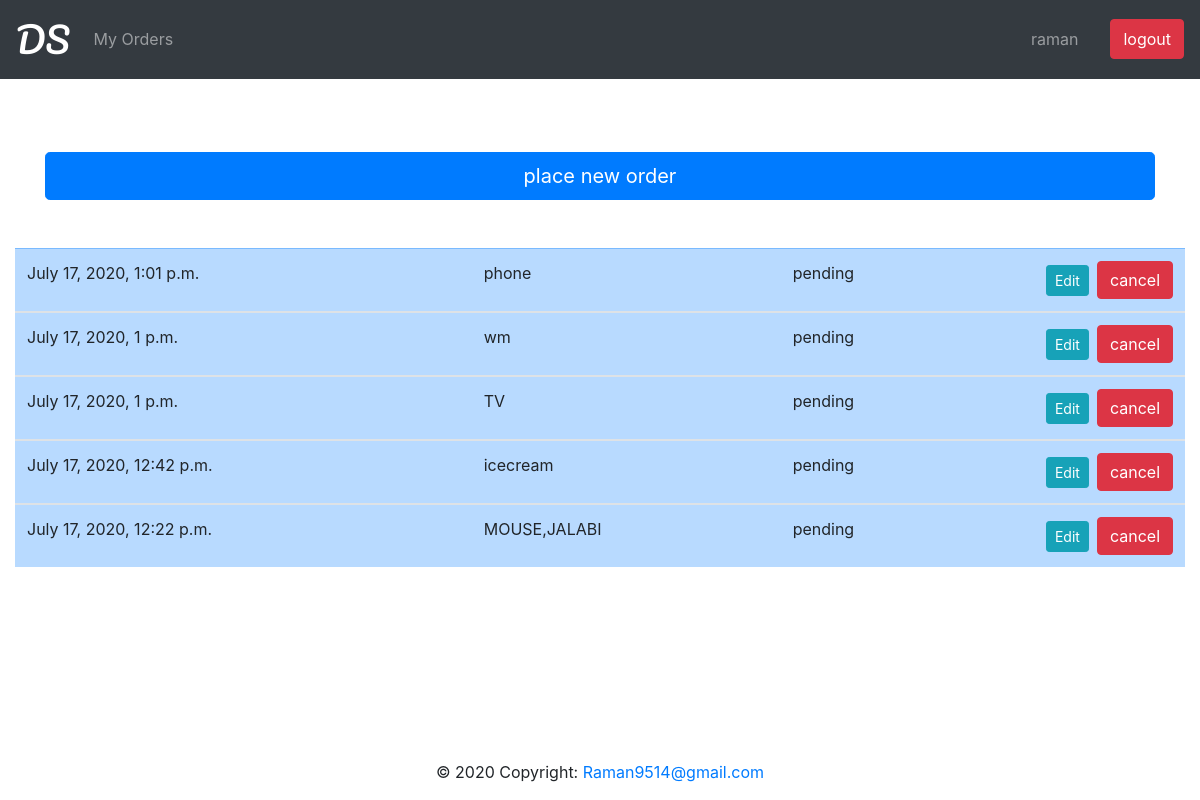
The app's page /order/myorder (signed in), older data.
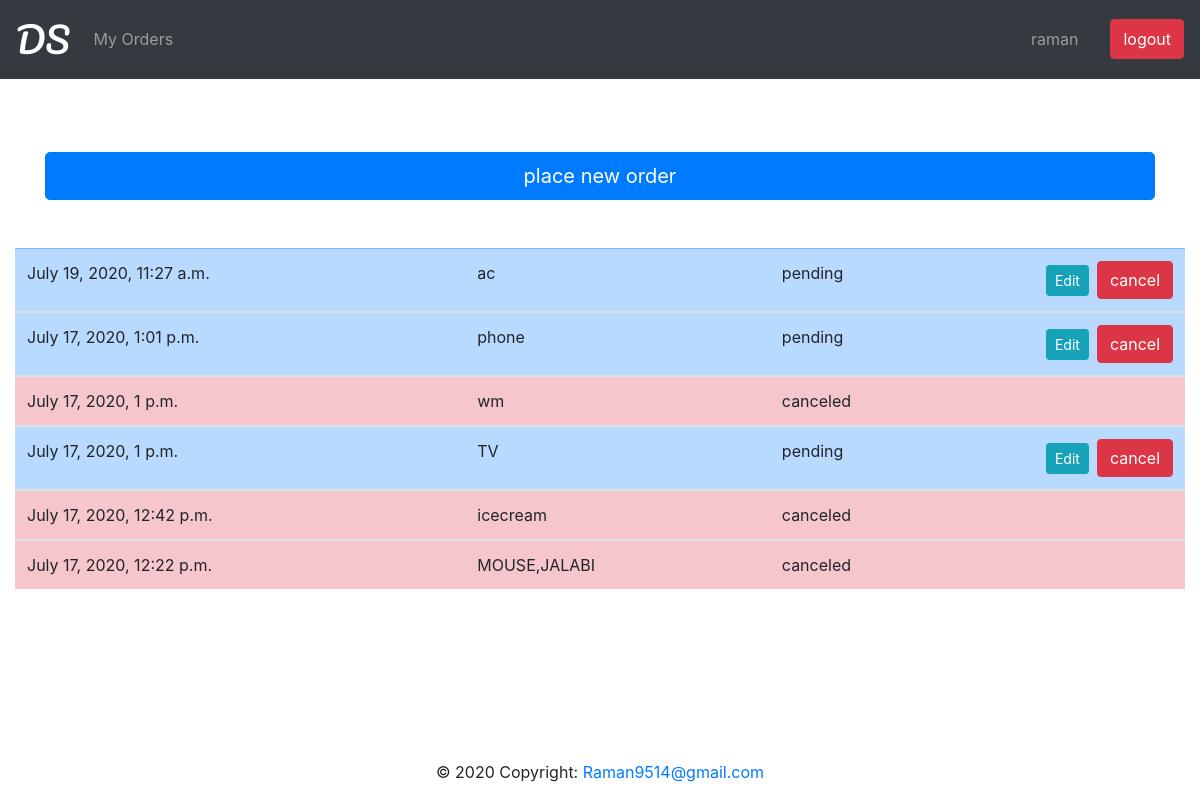
The same page, newer data.
### order/models.py (models this page shows)
class Order(models.Model):
    user_id= models.ForeignKey(User,on_delete=models.CASCADE)
    u_name = models.CharField(max_length=50)
    u_phone_no = models.CharField(max_length=10)
    u_delivery_address = models.CharField(max_length=350)
    u_pincode=models.CharField(max_length=6)
    u_delivery_note = models.CharField(max_length=300 , blank=True)
    product_list = models.CharField(max_length=350)
    shop_address = models.CharField(max_length=350 )
    shop_pincode = models.CharField(max_length=6)
    order_date = models.DateTimeField(auto_now_add=True )
    order_pending = models.BooleanField(default=True)
    order_picked = models.BooleanField(default=False)
    order_delivered = models.BooleanField(default=False)
    order_cancelled = models.BooleanField(default=False)

### order/views.py (the view)
# urls.py: path('myorder' , views.myorder,name='myorder'),
def myorder(request):
    if request.user.is_authenticated:
        current_user=request.user
        allorders = Order.objects.filter(user_id=current_user).order_by('order_date').reverse()
        return render(request, 'myorders.html',{'allorders':allorders})
    else:
        redirect('login')

### templates/myorders.html (shortened to what this page needs)
{% extends "basic.html" %}
{% block content %}
<div class="container " >
<a  href="{% url 'TakeOrder' %}" class="btn btn-primary btn-block btn-lg">place new order</a>
</div>
<div class="container-fluid pt-5 col-lg-12 col-sm-3 col-md-6">
<table class="table table-hover">
    <tbody>
   {% for order in allorders %}
         {% if order.order_pending %}
         <tr class="table-primary" >
      {% elif order.order_picked%}
      <tr class="table-alert" >
      {% elif order.order_delivered %}
      <tr class="table-success" >
      {% elif order.order_cancelled %}
      <tr class="table-danger" >
      {% endif %}
      <td > {{ order.order_date }} </td>
      <td > {{order.product_list | truncatechars:30}} </td>
       <td>
      {% if order.order_pending %}
         pending
      {% elif order.order_picked%}
            picked
      {% elif order.order_delivered %}
            deliverd
      {% elif order.order_cancelled %}
         canceled
      {% endif %}
         </td>
      <td>
         {% if order.order_cancelled %}
         {% else %}
            <form action="{% url 'cancleorder' order.id %}" method="post">
               <input type="submit" class="btn btn-danger float-right " value="cancel">
            </form>
                <a href="{% url 'editorder' order.id %}" class="btn btn-info float-right btn-sm d-inline mr-2 mt-1" >Edit</a>
         {% endif %}
      </td>
    </tr>
  </tbody>
{% endfor %}
</table>
</div>
{% endblock content %}

### templates/basic.html (shortened to what this page needs)
<!DOCTYPE html>
<html>
<head>
  <link rel="stylesheet" href="https://maxcdn.bootstrapcdn.com/bootstrap/4.4.1/css/bootstrap.min.css">
  <link rel="stylesheet" href="https://maxcdn.bootstrapcdn.com/bootstrap/4.5.0/css/bootstrap.min.css">
</head>
<body>
 <nav class="navbar navbar-expand-sm bg-dark navbar-dark fixed-top">
  <a class="navbar-brand" id='logo' href="{% url 'index'%}">DS</a>
  <ul class="navbar-nav  ">
    {% if user.is_authenticated %}
    <li class="nav-item">
      <a class="nav-link" href="{% url 'myorder'%}">My Orders</a>
    </li>
   {% endif %}
  </ul>
   <div class="collapse navbar-collapse justify-content-end">
    <ul class="navbar-nav  ">
      <li class="nav-right mr-4">
        <a  class="nav-link " href="{% url 'profile' %}">{{user.first_name|default:'Guest'}}</a>
      </li>
      {% if user.is_authenticated %}
      <button type="button" class="btn btn-danger"  onclick="window.location.href='{% url "logout" %}'">logout</button>
      {% endif %}
    </ul>
   </div>
</nav>
<div class="container-fluid mb-5" style="margin-top:80px">
   <br>
</div>
{% block content %}
 {% endblock %}
 <footer class="page-footer font-small blue fixed-bottom">
  <div class="footer-copyright text-center py-3">© 2020 Copyright:
    <a href="#">Raman9514@gmail.com</a>
  </div>
</footer>
</body>
</html>

### templates/basic.html (style rules this page uses)
#logo { font-family:'Pacifico', cursive; font-size: 35px; color: white; }

Row changes from the older to the newer data that the page shows:
added Order: order_date "July 19, 2020, 11:27 a.m.", product_list "ac", order_pending "pending"
changed Order "wm": value "cancel" → (not shown); order_cancelled False → True (drawn); order_pending "pending" → "canceled"
changed Order "July 17, 2020, 12:42 p.m.": value "cancel" → (not shown); order_cancelled False → True (drawn); order_pending "pending" → "canceled"
changed Order "July 17, 2020, 12:22 p.m.": value "cancel" → (not shown); order_cancelled False → True (drawn); order_pending "pending" → "canceled"
